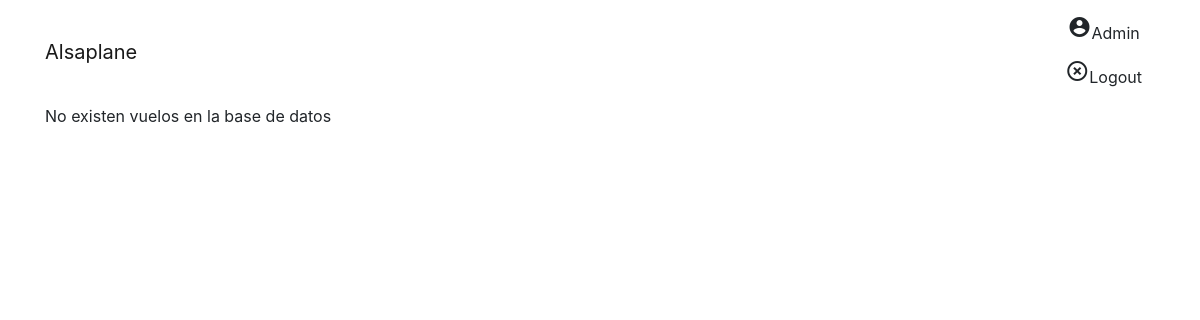
/PhpProject2/vuelos.php, run on an earlier commit of the app's database.
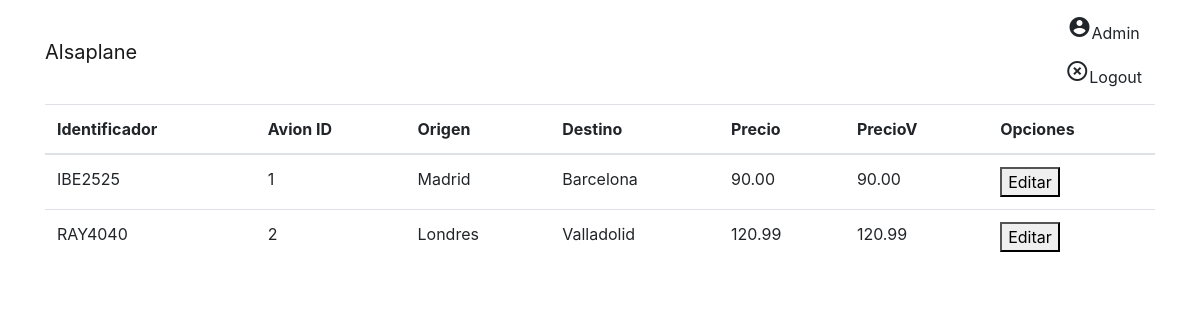
And on a later commit of the database.
### tables this page shows
CREATE TABLE `vuelos` (
  `idVuelo` varchar(7) NOT NULL,
  `idAvion` int(5) NOT NULL,
  `origen` varchar(20) NOT NULL,
  `destino` varchar(20) NOT NULL,
  `precioV` decimal(6,2) NOT NULL
);

### PhpProject2/modelo.php (called while the page is built, shortened)
<?php
class Modelo{
            private $conexion;
            public function open()
            {
                   $this->conexion=  mysqli_connect("localhost:3306","root") or die (msql_error());
                   mysqli_select_db($this->conexion, 'alsaplane') or die (msql_error());
            }
            public function selectVuelos(){
                $consulta="SELECT idVuelo,idAvion,origen,destino,precioV FROM vuelos";
                $rs =  mysqli_query($this->conexion,$consulta);
                $nfilas = mysqli_num_rows($rs);
                if($nfilas != 0){
                    $vuelos = array();
                    $i=0;
                    while ($reg=mysqli_fetch_array($rs)){
                        $vuelos[$i]=$reg;
                        $i++;
                    }
                    return $vuelos;
                }else{
                    return NULL;
                }
            }
}

### PhpProject2/vuelos.php (the view, shortened to what this page needs)
<?php
include("modelo.php");
?>
<!DOCTYPE html>
<html lang="en">
<head>
  <link rel="stylesheet" href="https://maxcdn.bootstrapcdn.com/bootstrap/4.0.0-alpha.5/css/bootstrap.min.css">
</head>
<body>
    <nav class="navbar navbar-light bg-faded">
      <div class="container">
        <a class="navbar-brand" href="./index.php">Alsaplane</a>
        <div class="float-xs-right">
          <ul class="nav navbar-nav">
            <li class="btn"><i class="material-icons">account_circle</i>Admin</li>
            <li class="btn"><i class="material-icons">highlight_off</i>Logout</li>
          </ul>
        </div>
      </div>
    </nav>
    <div class="container">
<?php
    $modelo = new Modelo();
    $vuelos = $modelo->selectVuelos();
    if ($vuelos != NULL)
    {
        ?>
        <table class="table table-hover">
        <thead class="thead-inverse">
            <tr>
                <th>Identificador</th>
                <th>Avion ID</th>
                <th>Origen</th>
                <th>Destino</th>
                <th>Precio</th>
                <th>PrecioV</th>
                <th>Opciones</th>
            </tr>
        </thead>
        <tbody>
        <?php
        foreach ($vuelos as $vuelo) {
            ?><tr>
                <td><?php echo $vuelo['idVuelo']?></td>
                <td><?php echo $vuelo['idAvion']?></td>
                <td><?php echo $vuelo['origen']?></td>
                <td><?php echo $vuelo['destino']?></td>
                <td><?php echo $vuelo['precioV']?></td>
                <td><?php echo $vuelo['precioV']?></td>
                <td><a href="#"><button  name = "boton" value="editar">Editar</button></a></td>
            <?php
        }
        ?>
        </tbody>
        </table>
        <?php
    }
    else
    {
        echo 'No existen vuelos en la base de datos';
    }
?>
    </div>
</body>
</html>

What changed in the data, as far as the page shows it:
added vuelos: idVuelo "IBE2525", idAvion "1", origen "Madrid", destino "Barcelona", precioV "90.00"
added vuelos: idVuelo "RAY4040", idAvion "2", origen "Londres", destino "Valladolid", precioV "120.99"
Also different on the page:
text no longer shown: "No existen vuelos en la base de datos"
text now shown: "Identificador Avion ID Origen Destino Precio PrecioV Opciones"
